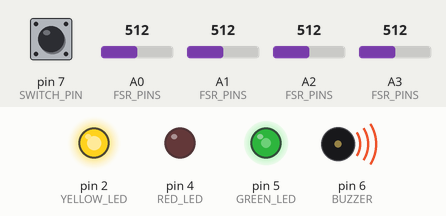
Bench run of a sketch on a simulated Arduino Uno, built with avr-gcc and run on an emulated ATmega328P. On the bench: output pins drawn as LEDs (lit = HIGH), buzzer (waves = sounding). The inputs (shaded band) are chosen by the test bench; at power-on: A0 (FSR_PINS) = 512, A1 (FSR_PINS) = 512, A2 (FSR_PINS) = 512, pin 7 (SWITCH_PIN) HIGH, A3 (FSR_PINS) = 512.

Above: at 1.2 s.
1.3 s: A0 (FSR_PINS) set to 636
At 1.7 s:
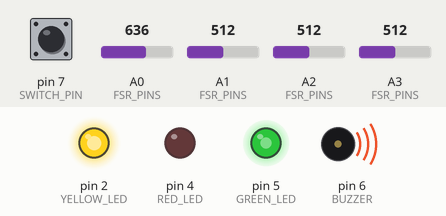
2.9 s: A0 (FSR_PINS) set to 669
At 4.1 s:
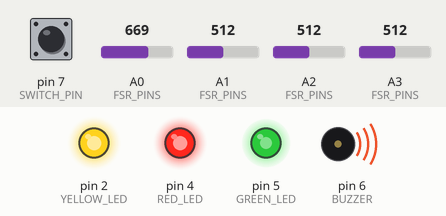
4.4 s: A1 (FSR_PINS) set to 716
At 5.7 s:
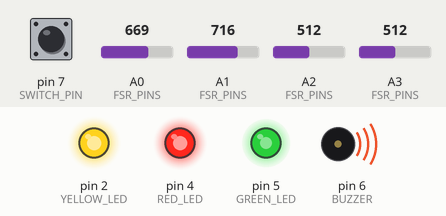
6.0 s: A2 (FSR_PINS) set to 910
At 6.5 s:
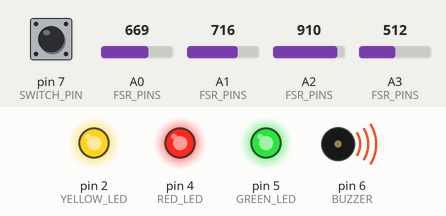
7.6 s: pin 7 (SWITCH_PIN) pulled LOW for 0.15 s
At 7.67 s:
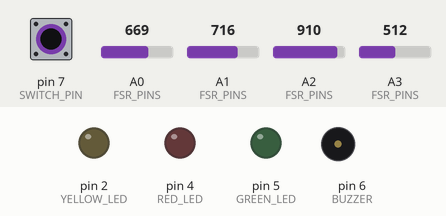
9.2 s: pin 7 (SWITCH_PIN) pulled LOW for 3.2 s
At 13.6 s:
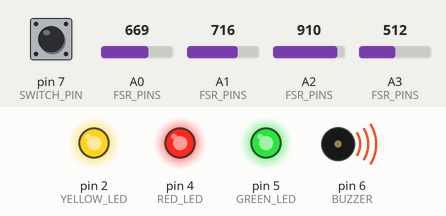
Timing chart, 0 to 14.9 s (numbered marks = the images above; inputs shaded):
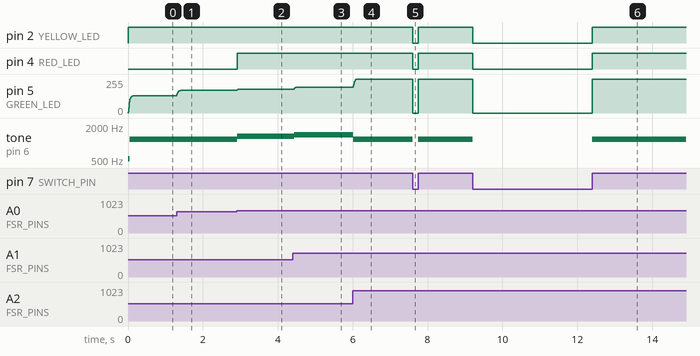

The sketch:

Week10_Piano_R4_assign.ino
```cpp
#include "pitches.h"   // include note frequencies

// ---------- Pins ----------
const int FSR_PINS[4] = {A0, A1, A2, A3};   // 4 FSR sensors

const int YELLOW_LED = 2;   // system ON indicator
const int GREEN_LED = 5;    // PWM LED (analog output)
const int RED_LED = 4;      // hard press indicator
const int BUZZER = 6;       // sound output
const int SWITCH_PIN = 7;   // on/off switch

// ---------- Notes (4 keys × 3 pressure levels) ----------
const int NOTES[4][3] = {
  {NOTE_C5, NOTE_D6, NOTE_E6},  // FSR1
  {NOTE_D5, NOTE_E6, NOTE_F6},  // FSR2
  {NOTE_E5, NOTE_G5, NOTE_D6},  // FSR3
  {NOTE_F5, NOTE_A5, NOTE_A6}   // FSR4
};

// ---------- Thresholds ----------
const int PRESS_THRESHOLD = 100;   // ignore small noise
const int LEVEL_1_MAX = 350;       // light press
const int LEVEL_2_MAX = 650;       // medium press
const int HARD_THRESHOLD = 650;    // red LED threshold
const int MAX_PRESS = 900;         // max expected pressure

// ---------- millis (non-blocking timing) ----------
unsigned long lastScan = 0;            // last read time
const unsigned long scanInterval = 8;  // read every 8 ms

// ---------- smoothing ----------
int smoothVals[4] = {0, 0, 0, 0};      // store smoothed sensor values

// ---------- note tracking ----------
int currentNote = 0;                   // current playing note

void setup() {
  pinMode(YELLOW_LED, OUTPUT);   // set yellow LED
  pinMode(GREEN_LED, OUTPUT);    // set green LED
  pinMode(RED_LED, OUTPUT);      // set red LED
  pinMode(BUZZER, OUTPUT);       // set buzzer
  pinMode(SWITCH_PIN, INPUT);    // switch (external pull-down)
}

void loop() {

  // ---------- Timing control ----------
  if (millis() - lastScan < scanInterval) {
    return;   // skip if too fast
  }
  lastScan = millis();

  // ---------- Read switch ----------
  int switchState = digitalRead(SWITCH_PIN);

  // ---------- System OFF ----------
  if (switchState == LOW) {

    digitalWrite(YELLOW_LED, LOW);   // turn off yellow LED
    digitalWrite(RED_LED, LOW);      // turn off red LED
    analogWrite(GREEN_LED, 0);       // turn off green LED
    noTone(BUZZER);                  // stop sound
    currentNote = 0;                 // reset note

    return;   // stop rest of loop
  }

  // ---------- System ON ----------
  digitalWrite(YELLOW_LED, HIGH);    // turn on yellow LED

  // ---------- Read + smooth sensors ----------
  for (int i = 0; i < 4; i++) {
    int raw = readAverage(FSR_PINS[i]);   // read sensor
    smoothVals[i] = (smoothVals[i] * 3 + raw) / 4;   // smoothing
  }

  // ---------- Find strongest press ----------
  int strongestIndex = 0;
  int strongestValue = smoothVals[0];

  for (int i = 1; i < 4; i++) {
    if (smoothVals[i] > strongestValue) {
      strongestValue = smoothVals[i];
      strongestIndex = i;
    }
  }

  // ---------- No press ----------
  if (strongestValue < PRESS_THRESHOLD) {

    analogWrite(GREEN_LED, 0);      // green LED off
    digitalWrite(RED_LED, LOW);     // red LED off
    noTone(BUZZER);                 // stop sound
    currentNote = 0;                // reset note

    return;
  }

  // ---------- Determine pressure level ----------
  int level;

  if (strongestValue <= LEVEL_1_MAX) {
    level = 0;   // light press
  }
  else if (strongestValue <= LEVEL_2_MAX) {
    level = 1;   // medium press
  }
  else {
    level = 2;   // hard press
  }

  // ---------- Select note ----------
  int nextNote = NOTES[strongestIndex][level];

  // ---------- Play sound ----------
  if (nextNote != currentNote) {
    tone(BUZZER, nextNote);   // play note
    currentNote = nextNote;   // update
  }

  // ---------- Analog output (PWM LED) ----------
  int clipped = constrain(strongestValue, PRESS_THRESHOLD, MAX_PRESS);  // limit range
  int brightness = map(clipped, PRESS_THRESHOLD, MAX_PRESS, 0, 255);    // map to PWM
  analogWrite(GREEN_LED, brightness);   // set brightness

  // ---------- Red LED (hard press) ----------
  if (strongestValue > HARD_THRESHOLD) {
    digitalWrite(RED_LED, HIGH);   // turn on red LED
  } else {
    digitalWrite(RED_LED, LOW);    // turn off red LED
  }
}

// ---------- Helper: average reading ----------
int readAverage(int pin) {
  long sum = 0;

  for (int i = 0; i < 5; i++) {
    sum += analogRead(pin);   // read multiple times
  }

  return sum / 5;   // return average
}
```

pitches.h
```cpp
/*************************************************

 * Public Constants

 *************************************************/

#define NOTE_B0  31
#define NOTE_C1  33
#define NOTE_CS1 35
#define NOTE_D1  37
#define NOTE_DS1 39
#define NOTE_E1  41
#define NOTE_F1  44
#define NOTE_FS1 46
#define NOTE_G1  49
#define NOTE_GS1 52
#define NOTE_A1  55
#define NOTE_AS1 58
#define NOTE_B1  62
#define NOTE_C2  65
#define NOTE_CS2 69
#define NOTE_D2  73
#define NOTE_DS2 78
#define NOTE_E2  82
#define NOTE_F2  87
#define NOTE_FS2 93
#define NOTE_G2  98
#define NOTE_GS2 104
#define NOTE_A2  110
#define NOTE_AS2 117
#define NOTE_B2  123
#define NOTE_C3  131
#define NOTE_CS3 139
#define NOTE_D3  147
#define NOTE_DS3 156
#define NOTE_E3  165
#define NOTE_F3  175
#define NOTE_FS3 185
#define NOTE_G3  196
#define NOTE_GS3 208
#define NOTE_A3  220
#define NOTE_AS3 233
#define NOTE_B3  247
#define NOTE_C4  262
#define NOTE_CS4 277
#define NOTE_D4  294
#define NOTE_DS4 311
#define NOTE_E4  330
#define NOTE_F4  349
#define NOTE_FS4 370
#define NOTE_G4  392
#define NOTE_GS4 415
#define NOTE_A4  440
#define NOTE_AS4 466
#define NOTE_B4  494
#define NOTE_C5  523
#define NOTE_CS5 554
#define NOTE_D5  587
#define NOTE_DS5 622
#define NOTE_E5  659
#define NOTE_F5  698
#define NOTE_FS5 740
#define NOTE_G5  784
#define NOTE_GS5 831
#define NOTE_A5  880
#define NOTE_AS5 932
#define NOTE_B5  988
#define NOTE_C6  1047
#define NOTE_CS6 1109
#define NOTE_D6  1175
#define NOTE_DS6 1245
#define NOTE_E6  1319
#define NOTE_F6  1397
#define NOTE_FS6 1480
#define NOTE_G6  1568
#define NOTE_GS6 1661
#define NOTE_A6  1760
#define NOTE_AS6 1865
#define NOTE_B6  1976
#define NOTE_C7  2093
#define NOTE_CS7 2217
#define NOTE_D7  2349
#define NOTE_DS7 2489
#define NOTE_E7  2637
#define NOTE_F7  2794
#define NOTE_FS7 2960
#define NOTE_G7  3136
#define NOTE_GS7 3322
#define NOTE_A7  3520
#define NOTE_AS7 3729
#define NOTE_B7  3951
#define NOTE_C8  4186
#define NOTE_CS8 4435
#define NOTE_D8  4699
#define NOTE_DS8 4978
```

Measured:
- the behaviour switches between 653 and 654 on A0 (FSR_PINS) (found by bisection; images 1 and 2)
- after the input at 1.3 s, pin 5 (GREEN_LED): moves from 130/255 to 169/255 over 0.10 s, starting at once
- after the input at 2.9 s, pin 4 (RED_LED): LOW → HIGH at once; pin 5 (GREEN_LED): 169/255 → 180/255 at once; tone on pin 6 (BUZZER): 1175 Hz → 1319 Hz at once
- after the input at 4.4 s, pin 5 (GREEN_LED): 180/255 → 195/255 at once; tone on pin 6 (BUZZER): 1319 Hz → 1397 Hz at once
- after the input at 6.0 s, pin 5 (GREEN_LED): moves from 195/255 to 255/255 over 0.09 s, starting at once; tone on pin 6 (BUZZER): 1397 Hz → 1175 Hz at once
- after the input at 7.6 s, pin 2 (YELLOW_LED), pin 4 (RED_LED): HIGH → LOW at once, → HIGH 0.15 s later; pin 5 (GREEN_LED): 255/255 → 0/255 at once, → 255/255 0.15 s later; tone on pin 6 (BUZZER): 1175 Hz → silent at once, → 1175 Hz 0.15 s later
- after the input at 9.2 s, pin 2 (YELLOW_LED), pin 4 (RED_LED): HIGH → LOW at once, → HIGH 3.2 s later; pin 5 (GREEN_LED): 255/255 → 0/255 at once, → 255/255 3.2 s later; tone on pin 6 (BUZZER): 1175 Hz → silent at once, → 1175 Hz 3.2 s later
